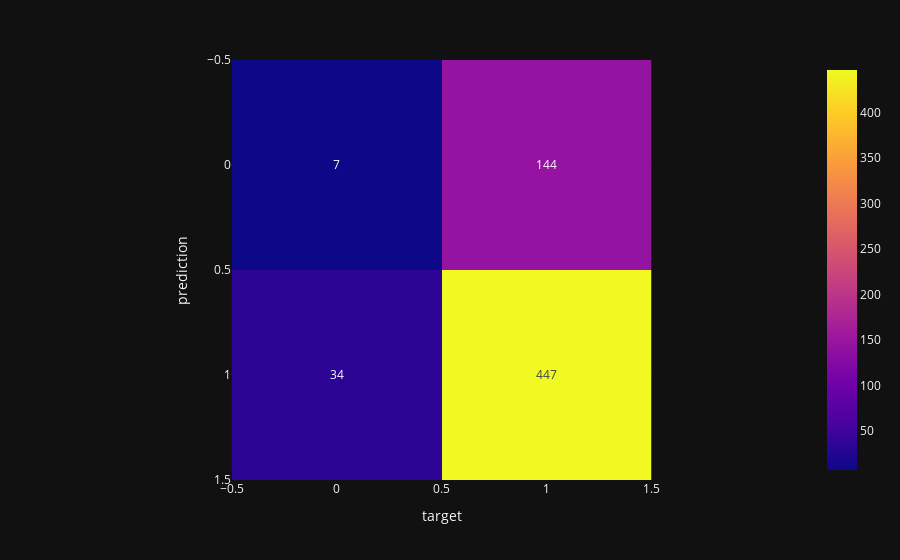

Notebook code for this chart:
### Code cell
#output
##lr
fig = px.imshow(confusion_lr, text_auto=True)
fig.update_layout(xaxis_title='target', yaxis_title='prediction')

### Figure 1 — Plotly figure (JSON) as saved in the notebook; plotly's stock layout.template omitted (floating-point values rounded to 4 significant figures)
{"data": [{"coloraxis": "coloraxis", "name": "0", "texttemplate": "%{z}", "z": [[7, 144], [34, 447]], "type": "heatmap", "xaxis": "x", "yaxis": "y", "hovertemplate": "x: %{x}<br>y: %{y}<br>color: %{z}<extra></extra>"}], "layout": {"xaxis": {"anchor": "y", "domain": [0.0, 1.0], "scaleanchor": "y", "constrain": "domain", "title": {"text": "target"}}, "yaxis": {"anchor": "x", "domain": [0.0, 1.0], "autorange": "reversed", "constrain": "domain", "title": {"text": "prediction"}}, "coloraxis": {"colorscale": [[0.0, "#0d0887"], [0.1111, "#46039f"], [0.2222, "#7201a8"], [0.3333, "#9c179e"], [0.4444, "#bd3786"], [0.5556, "#d8576b"], [0.6667, "#ed7953"], [0.7778, "#fb9f3a"], [0.8889, "#fdca26"], [1.0, "#f0f921"]]}, "margin": {"t": 60}}}
